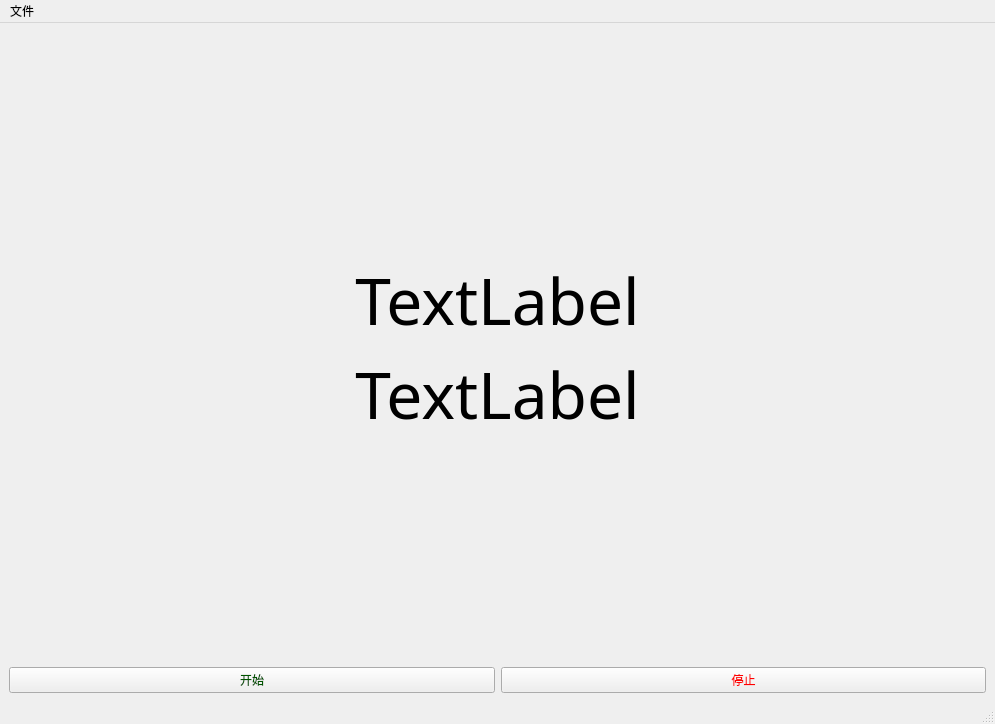
<?xml version="1.0" encoding="UTF-8"?>
<ui version="4.0">
 <class>MainWindow</class>
 <widget class="QMainWindow" name="MainWindow">
  <property name="geometry">
   <rect>
    <x>0</x>
    <y>0</y>
    <width>995</width>
    <height>724</height>
   </rect>
  </property>
  <property name="windowTitle">
   <string>MainWindow</string>
  </property>
  <property name="styleSheet">
   <string notr="true"/>
  </property>
  <widget class="QWidget" name="centralwidget">
   <layout class="QVBoxLayout" name="verticalLayout_2">
    <item>
     <layout class="QHBoxLayout" name="horizontalLayout_2">
      <item>
       <spacer name="horizontalSpacer">
        <property name="orientation">
         <enum>Qt::Horizontal</enum>
        </property>
        <property name="sizeHint" stdset="0">
         <size>
          <width>40</width>
          <height>20</height>
         </size>
        </property>
       </spacer>
      </item>
      <item>
       <layout class="QVBoxLayout" name="verticalLayout">
        <item>
         <spacer name="verticalSpacer">
          <property name="orientation">
           <enum>Qt::Vertical</enum>
          </property>
          <property name="sizeHint" stdset="0">
           <size>
            <width>20</width>
            <height>40</height>
           </size>
          </property>
         </spacer>
        </item>
        <item>
         <widget class="QLabel" name="labName_2">
          <property name="font">
           <font>
            <family>Adobe Devanagari</family>
            <pointsize>48</pointsize>
            <weight>50</weight>
            <italic>false</italic>
            <bold>false</bold>
           </font>
          </property>
          <property name="styleSheet">
           <string notr="true">font: 24pt &quot;Adobe Devanagari&quot;;
font: 48pt &quot;Adobe Devanagari&quot;;</string>
          </property>
          <property name="text">
           <string>TextLabel</string>
          </property>
          <property name="textFormat">
           <enum>Qt::PlainText</enum>
          </property>
          <property name="alignment">
           <set>Qt::AlignCenter</set>
          </property>
         </widget>
        </item>
        <item>
         <widget class="QLabel" name="labName">
          <property name="font">
           <font>
            <family>Adobe Devanagari</family>
            <pointsize>48</pointsize>
            <weight>50</weight>
            <italic>false</italic>
            <bold>false</bold>
           </font>
          </property>
          <property name="styleSheet">
           <string notr="true">font: 24pt &quot;Adobe Devanagari&quot;;
font: 48pt &quot;Adobe Devanagari&quot;;</string>
          </property>
          <property name="text">
           <string>TextLabel</string>
          </property>
          <property name="textFormat">
           <enum>Qt::PlainText</enum>
          </property>
          <property name="alignment">
           <set>Qt::AlignCenter</set>
          </property>
         </widget>
        </item>
        <item>
         <spacer name="verticalSpacer_2">
          <property name="orientation">
           <enum>Qt::Vertical</enum>
          </property>
          <property name="sizeHint" stdset="0">
           <size>
            <width>20</width>
            <height>40</height>
           </size>
          </property>
         </spacer>
        </item>
       </layout>
      </item>
      <item>
       <spacer name="horizontalSpacer_2">
        <property name="orientation">
         <enum>Qt::Horizontal</enum>
        </property>
        <property name="sizeHint" stdset="0">
         <size>
          <width>40</width>
          <height>20</height>
         </size>
        </property>
       </spacer>
      </item>
     </layout>
    </item>
    <item>
     <layout class="QHBoxLayout" name="horizontalLayout">
      <item>
       <widget class="QPushButton" name="pushButton">
        <property name="styleSheet">
         <string notr="true">font: 20pt &quot;Adobe Devanagari&quot;;
color: rgb(0, 85, 0);</string>
        </property>
        <property name="text">
         <string>开始</string>
        </property>
       </widget>
      </item>
      <item>
       <widget class="QPushButton" name="pushButton_2">
        <property name="styleSheet">
         <string notr="true">font: 20pt &quot;Adobe Devanagari&quot;;
color: rgb(255, 0, 0);</string>
        </property>
        <property name="text">
         <string>停止</string>
        </property>
       </widget>
      </item>
     </layout>
    </item>
   </layout>
  </widget>
  <widget class="QMenuBar" name="menubar">
   <property name="geometry">
    <rect>
     <x>0</x>
     <y>0</y>
     <width>995</width>
     <height>23</height>
    </rect>
   </property>
   <widget class="QMenu" name="menu">
    <property name="title">
     <string>文件</string>
    </property>
    <addaction name="actionopen"/>
    <addaction name="separator"/>
    <addaction name="actionexit"/>
   </widget>
   <addaction name="menu"/>
  </widget>
  <widget class="QStatusBar" name="statusbar"/>
  <action name="actionopen">
   <property name="text">
    <string>打开文件</string>
   </property>
  </action>
  <action name="actionexit">
   <property name="text">
    <string>退出</string>
   </property>
  </action>
 </widget>
 <resources>
  <include location="bg.qrc"/>
 </resources>
 <connections/>
</ui>
